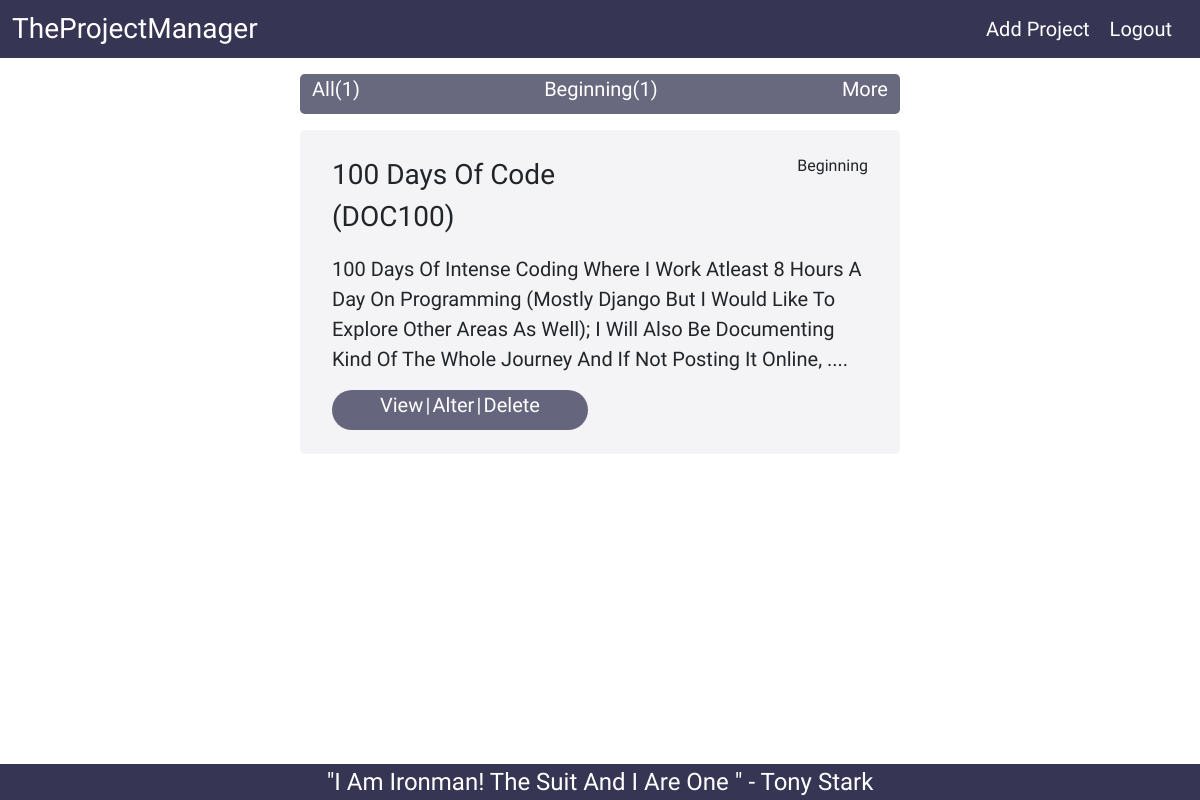
The app's page / (signed in) with its own data.
### manager/models.py (models this page shows)
class ProjectState(models.Model):
    state = models.CharField(max_length=255)
    created_by = models.ForeignKey(User, on_delete=models.CASCADE)

class Project(models.Model):
    name =  models.CharField(max_length=255)
    abbreviation =  models.CharField(max_length=255)
    description =  models.TextField()
    purpose =  models.TextField()
    state =  models.ForeignKey(ProjectState, on_delete=models.SET_NULL, null=True)
    pseudocode =  models.TextField()
    created_by = models.ForeignKey(User, on_delete=models.CASCADE)

### manager/views.py (the view)
# urls.py: path("", views.home_view, name="home"),
@login_required(login_url="login")
def home_view(request):
    all_projects = Project.objects.all()
    all_projects_count = len(all_projects)
    states_with_count = ProjectState.objects.annotate(count_of_projects=Count("project"))[:3]
    state_filter = request.GET.get("state") if request.GET.get("state") else ""
    if state_filter:
        projects = Project.objects.filter(
            Q(state__state__exact=state_filter)
        )
    else:
        projects = Project.objects.all()
    for project in projects:
        project.description = project.description[:225] + "...."
    context = {"all_projects_count": all_projects_count, "states_with_count": states_with_count, "projects": projects}
    return render(request, "home.html", context)

### manager/templates/home.html (shortened to what this page needs)
{% extends "layout.html" %} {% block content %}
<div class="w-50 mx-auto">
  <div
    class="state_pills d-flex justify-content-between container-fluid my-3 mx-auto rounded-3"
  >
    <a class="nav_link fs-5" href="{% url 'home' %}"
      >All({{all_projects_count}})</a
    >
    {% for state in states_with_count %}
    <a class="nav_link fs-5" href="{% url 'home' %}?state={{state.state}}"
      >{{state.state}}({{state.count_of_projects}})</a
    >
    {% endfor %}
    <a class="nav_link fs-5" href="{% url 'states' %}">More</a>
  </div>
</div>
<div class="projects_container container-fluid">
  {% for project in projects %}
  <divx class="row">
    <div class="col-lg-6 project_container p-2 rounded-3 mx-auto mb-5 py-4">
      <div class="container-fluid">
        <div class="row">
          <div class="col-6">
            <p class="fs-3">{{project.name}} ({{project.abbreviation}})</p>
          </div>
          <div class="col-6">
            <p class="fs-6 text-end">{{project.state.state}}</p>
          </div>
          <p class="fs-5">{{project.description}}</p>
          <div class="w-50">
            <div
              class="state_pills container-fluid d-flex justify-content-between rounded-pill px-5"
            >
              <a class="nav_link fs-5" href="{% url 'project' project.id %}"
                >View</a
              >
              <span class="fs-5 span_divider">|</span>
              <a
                class="nav_link fs-5"
                href="{% url 'alter_project' project.id %}"
                >Alter</a
              >
              <span class="fs-5 span_divider">|</span>
              <a
                class="nav_link fs-5"
                href="{% url 'delete_project' project.id %}"
                >Delete</a
              >
            </div>
          </div>
        </div>
      </div>
    </div>
  </divx>
  {% endfor %}
</div>
{% endblock content %}

### static/style.css (style rules this page uses)
* { margin: 0; padding: 0; font-family: "Londrina Solid", sans-serif; }
.nav_logo, .nav_link { color: white; text-decoration: none; }
.form_container, .project_container { background-color: rgb(54, 54, 84, 0.05); }
.state_pills, .states_container { background-color: rgb(54, 54, 84, 0.75); color: white; }
.state_pills { height: 5vh; }
.span_divider { color: white; }

### records on screen
ProjectState: state "Beginning", count_of_projects "1"
Project: name "100 Days Of Code", abbreviation "DOC100", state.state "Beginning", description "100 Days Of Intense Coding Where I Work Atleast 8 Hours A Day On Programming (Mostly Django But I Would Like To Explore Other Areas As Well); I Will Also Be Documenting Kind Of The Whole Journey And If Not Posting It Online, ...."

### other values on screen
{{ all_projects_count }} "1"
